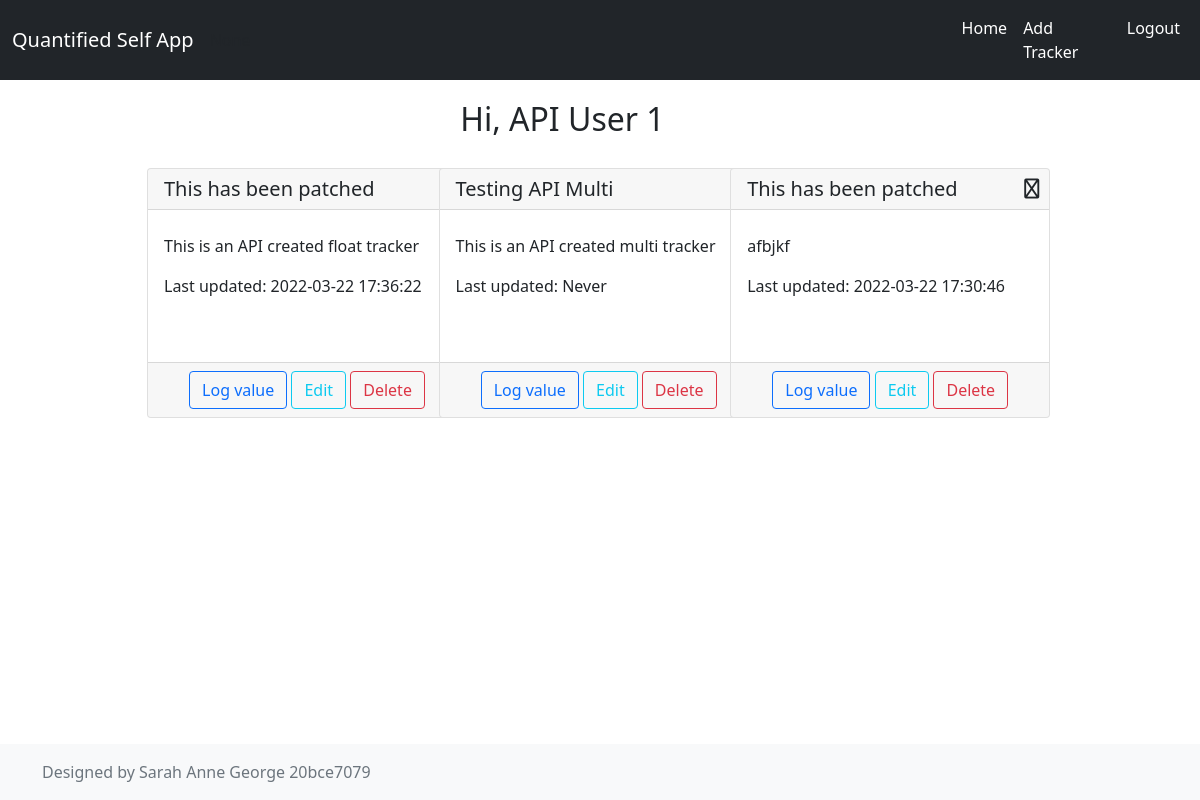
The app's page / (signed in) with its own data.
### application/models.py (models this page shows)
class User(db.Model, UserMixin):
    __tablename__ = 'user'
    id = db.Column(db.Integer, autoincrement=True, primary_key=True)
    username= db.Column(db.String(55), nullable = False)
    email = db.Column(db.String(55), unique=True, nullable = False)
    password = db.Column(db.String(255), nullable = False)
    active = db.Column(db.Boolean(), nullable = False)
    roles = db.relationship('Role', secondary=roles_users, backref=db.backref('users', lazy='dynamic'))

class Tracker(db.Model):
    __tablename__ = 'tracker'
    id = db.Column(db.Integer, autoincrement = True, primary_key = True)
    name = db.Column(db.String(100), nullable = False)
    description = db.Column(db.String(255))
    user_id = db.Column(db.Integer, db.ForeignKey("user.id"), nullable = False)
    settings = db.relationship('Settings', backref='tracker', cascade="all,delete")
    ttype = db.relationship('Tracker_type', backref='tracker', cascade="all,delete")
    values = db.relationship('Tracker_log', backref='tracker', cascade="all,delete")

class Tracker_log(db.Model):
    __tablename__ = 'tracker_logs'
    id = db.Column(db.Integer,autoincrement = True, primary_key=True)
    tracker_id = db.Column(db.Integer,db.ForeignKey("tracker.id"), nullable = False)
    timestamp = db.Column(db.DateTime(timezone=True), default=func.now(), nullable = False)
    values = db.relationship('Tracker_log_value', backref='tracker_logs', cascade="all,delete")
    note = db.Column(db.String(255))

### application/controllers/default.py (the view)
@app.route('/')
@login_required
def home_page():
    try:
        trackers = []
        for i in Tracker.query.filter_by(user_id=flask_login.current_user.id).all():
            updated_at = Tracker_log.query.filter_by(tracker_id=i.id).order_by(Tracker_log.timestamp.desc()).all()
            updated_at = updated_at[0].timestamp if updated_at else "Never"
            trackers.append({'id': i.id, 'name': i.name, 'description': i.description, 'updated_at': updated_at})
        return render_template('home.html', title='Home Page', trackers = trackers)
    except:
        app.logger.exception("error occurred")
        abort(500)

### templates/home.html (shortened to what this page needs)
{% include "header.html" %}
{% set active_page = 'home' %}
<div class="col col-10">
    <div class="row justify-content-md-center">
        <div class="col-md-auto">
<h2 class="page-head">
    Hi, {{ current_user.username }}
</h2>
</div>
</div>
<div class="row">
{% for i in trackers %}
<div class="col-sm-4">
<div class="card" style="width: 20rem;min-height:250px;margin:10px;">
    <h5 class="card-header">
            <a href="/tracker/{{i['id']}}/show">{{i['name'] | e}}
            <i class="fa fa-regular fa-info icon-right"></i></a>
    </h5>
    <div class="card-body">
      <p class="card-text">{{i['description'] | e }}</p>
      <p class="card-text">Last updated: {{i['updated_at'] | e }}</p>
    </div>
    <div class="text-center card-footer">
        <a href="/tracker/{{i['id']}}/log/add"><button type="button card-link" class="btn btn-outline-primary">Log value</button></a>
        <a href="/tracker/{{i['id']}}/edit"><button type="button card-link" class="btn btn-outline-info">Edit</button></a>
        <a href="/tracker/{{i['id']}}/delete"><button type="button card-link" class="btn btn-outline-danger">Delete</a></button></a>
        </div>
  </div>
</div>
{% endfor %}
</div>
</div>
{% with title=title %}{% include "footer.html" %}{% endwith %}

### templates/header.html (shortened to what this page needs)
<!DOCTYPE html>
<html>
    <head>
        <link href="https://cdn.jsdelivr.net/npm/bootstrap@5.1.3/dist/css/bootstrap.min.css" rel="stylesheet">
        <link rel="stylesheet" type="text/css" href="{{url_for('static', filename='css/jquery.datetimepicker.min.css')}}"/ >
        <link rel="stylesheet" type="text/css" href="https://cdn.datatables.net/v/bs5/dt-1.11.5/b-2.2.2/b-html5-2.2.2/b-print-2.2.2/datatables.min.css"/>
        <link rel="stylesheet" type="text/css" href="https://cdn.jsdelivr.net/npm/daterangepicker/daterangepicker.css" />
        <link href="{{url_for('static', filename='css/apexcharts.css')}}" rel="stylesheet">
        <link href="{{url_for('static', filename='css/custom.css')}}" rel="stylesheet">
        <link href="https://unpkg.com/@yaireo/tagify/dist/tagify.css" rel="stylesheet" type="text/css" />
    </head>
    <body>
<nav class="navbar navbar-expand-lg navbar-dark bg-dark sticky-top">
    <div class="container-fluid">
      <a class="navbar-brand" href="{{url_for('home_page')}}">Quantified Self App</a>
      <div class="collapse navbar-collapse" id="navbarSupportedContent">
        <ul class="navbar-nav">
        {% for href, id, text in navigation_bar %}
          <li class="nav-item">
            <a class="nav-link active" aria-current="page" href="{{ href|e }}">{{ text|e }}</a>
          </li>
          {% endfor %}
           </ul>
      </div>
    </div>
  </nav>
    <div class="container">
    <div class="row overflow-auto">
        <div class="col col-1"></div>
        <div class="col col-11">

### templates/footer.html
        </div>
        </div>
        <div class="row">
          <div class="col-12" style="min-height:100px;"></div>
        </div>
    </div>
    <footer class="footer mt-auto py-3 bg-light fixed-bottom">
        <div class="container">
          <span class="text-muted">Designed by Sarah Anne George 20bce7079</span>
        </div>
      </footer>
    </body>
</html>

### static/css/custom.css (style rules this page uses)
a { color: inherit; text-decoration: none; }
.icon-right { float: right; margin-top: 2px; margin-right: -6px; }
.page-head { margin:20px; }

### records on screen
User: username "API User 1"
Tracker: name "This has been patched", description "This is an API created float tracker", updated_at "2022-03-22 17:36:22"
Tracker: name "Testing API Multi", description "This is an API created multi tracker", updated_at "Never"
Tracker: name "This has been patched", description "afbjkf", updated_at "2022-03-22 17:30:46"

### other values on screen
{{ text|e }} "Home" "Add Tracker" "Logout"
